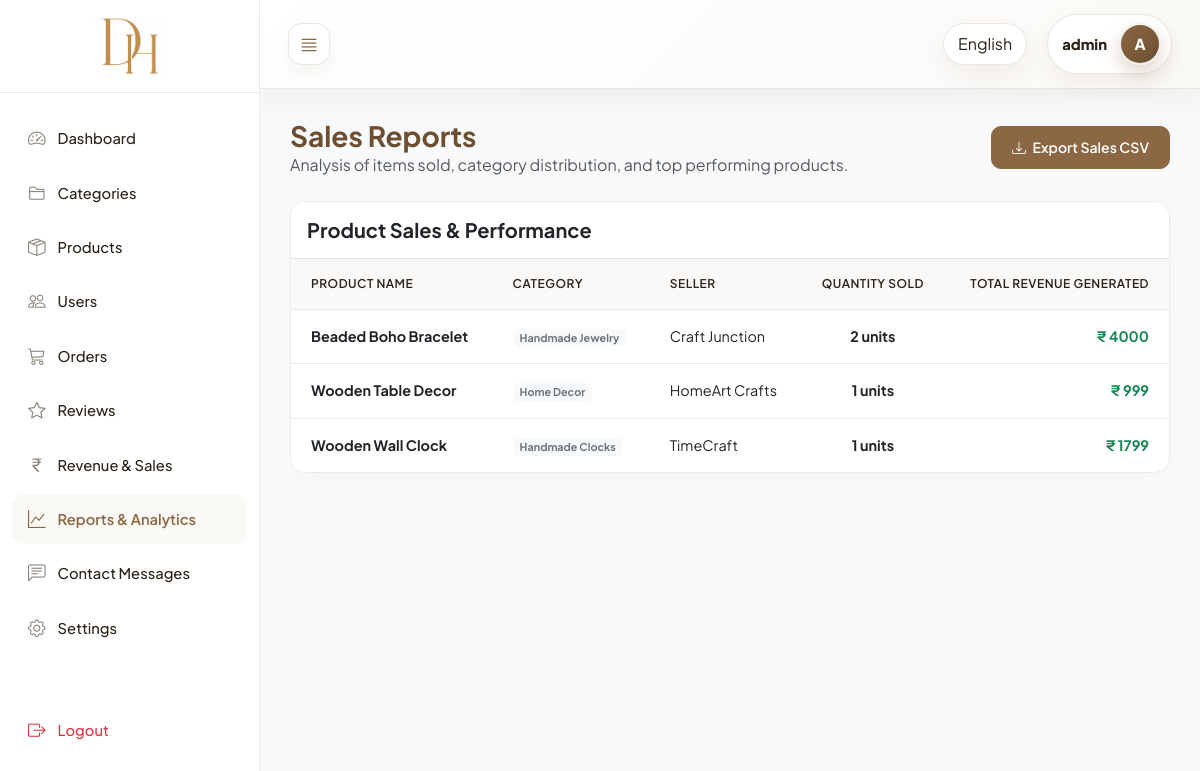
Page /custom-admin/reports/sales/ (signed in) on the committed database.
### core/models.py (models this page shows, shortened)
class Product(models.Model):
    category = models.ForeignKey(
        Category,
        on_delete=models.CASCADE,
        related_name="products",
    )
    product_name_en = models.CharField(max_length=150)
    product_name_hi = models.CharField(max_length=150, blank=True, default="")
    product_image = models.ImageField(
        upload_to="product_images/", blank=True, null=True
    )
    price = models.DecimalField(max_digits=10, decimal_places=2)
    stock = models.PositiveIntegerField()
    description_en = models.TextField()
    description_hi = models.TextField(blank=True, default="")
    seller_name = models.CharField(max_length=150)
    created_at = models.DateTimeField(auto_now_add=True)
    is_available = models.BooleanField(default=True)
    class Meta:
        ordering = ["-created_at"]
        verbose_name = "Product"
        verbose_name_plural = "Products"

### core/views_admin.py (the view, shortened to what this page needs)
# urls.py: path("custom-admin/reports/sales/", views_admin.admin_reports_sales, name="admin_reports_sales"),
@custom_admin_required
def admin_reports_sales(request):
    export_csv = request.GET.get("export", "") == "csv"
    product_sales = (
        OrderItem.objects.filter(order__is_paid=True)
        .values(
            "product__product_name_en",
            "product__product_name_hi",
            "product__seller_name",
            "product__category__name_en",
            "product__category__name_hi",
        )
        .annotate(
            items_sold=Sum("quantity"),
            total_revenue=Sum("line_total"),
        )
        .order_by("-items_sold")
    )
    product_sales = [
        {
            **item,
            "product_name": (
                item["product__product_name_hi"] or item["product__product_name_en"]
                if get_language() == "hi"
                else item["product__product_name_en"] or item["product__product_name_hi"]
            ),
            "category_name": (
                item["product__category__name_hi"] or item["product__category__name_en"]
                if get_language() == "hi"
                else item["product__category__name_en"] or item["product__category__name_hi"]
            ),
        }
        for item in product_sales
    ]
    return render(request, "admin_panel/reports/sales.html", {"product_sales": product_sales})

### core/context_processors.py (called while the page is built)
def cart_count(request):
    registration_id = request.session.get("registration_id")
    if not registration_id:
        return {"cart_count": 0}
    quantities = Cart.objects.filter(user_id=registration_id).values_list(
        "quantity", flat=True
    )
    return {"cart_count": sum(quantities)}

def currency_context(request):
    currency = get_user_currency(request)
    return {
        "currency_code": currency["code"],
        "currency_symbol": currency["symbol"],
        "currency_rate": currency["rate"],
    }

### core/currency_utils.py (called while the page is built, shortened)
def get_currency_from_phone(mobile):
    if not mobile:
        return {"code": "INR", "symbol": "₹", "rate": 1.0}
    mobile = mobile.strip()
    if mobile.startswith("+91"):
        return {"code": "INR", "symbol": "₹", "rate": 1.0}
    elif mobile.startswith("+44"):
        return {"code": "GBP", "symbol": "£", "rate": 0.0094}
    elif mobile.startswith("+971"):
        return {"code": "AED", "symbol": "د.إ", "rate": 0.044}
    elif mobile.startswith("+61"):
        return {"code": "AUD", "symbol": "A$", "rate": 0.018}
    elif mobile.startswith("+64"):
        return {"code": "NZD", "symbol": "NZ$", "rate": 0.020}
    return {"code": "INR", "symbol": "₹", "rate": 1.0}

def convert_price(amount, request=None):
    if amount is None:
        return ""
    try:
        amount_float = float(amount)
    except (ValueError, TypeError):
        return amount
    currency = get_user_currency(request)
    converted = amount_float * currency["rate"]
    if currency["code"] == "INR":
        return f"{currency['symbol']} {int(round(converted))}"
    else:
        return f"{currency['symbol']} {converted:.2f}"

### core/templatetags/currency_filters.py (called while the page is built)
@register.filter(name='convert_price')
def convert_price_filter(value, request=None):
    return convert_price(value, request)

### core/views_admin.py (called while the page is built)
def custom_admin_required(view_func):
    @wraps(view_func)
    def wrapper(request, *args, **kwargs):
        if not request.session.get("is_admin_logged_in"):
            messages.error(request, _("Please login as admin to access this panel."))
            return redirect("core:admin_login")
        return view_func(request, *args, **kwargs)
    return wrapper

### templates/admin_panel/reports/sales.html (shortened to what this page needs)
{% extends "admin_panel/base.html" %}
{% load i18n %}
{% load currency_filters %}
{% block active_sales %}active{% endblock %}
{% block admin_content %}
<div class="d-flex flex-column flex-sm-row justify-content-between align-items-sm-center gap-3 mb-4">
    <div>
        <h1 class="h3 mb-0 fw-bold" style="color: var(--admin-primary-dark);">{% translate "Sales Reports" %}</h1>
        <p class="text-muted mb-0">{% translate "Analysis of items sold, category distribution, and top performing products." %}</p>
    </div>
    <div>
        <a href="?export=csv" class="btn btn-admin btn-admin-primary">
            <i class="bi bi-download me-1"></i> {% translate "Export Sales CSV" %}
        </a>
    </div>
</div>
<div class="admin-table-container">
    <div class="p-3 border-bottom bg-white d-flex justify-content-between align-items-center">
        <h5 class="mb-0 fw-bold text-dark">{% translate "Product Sales & Performance" %}</h5>
    </div>
    <table class="table admin-table align-middle">
        <thead>
            <tr>
                <th>{% translate "Product Name" %}</th>
                <th>{% translate "Category" %}</th>
                <th>{% translate "Seller" %}</th>
                <th class="text-center">{% translate "Quantity Sold" %}</th>
                <th class="text-end">{% translate "Total Revenue Generated" %}</th>
            </tr>
        </thead>
        <tbody>
            {% for item in product_sales %}
            <tr>
                <td><strong class="text-dark">{{ item.product_name }}</strong></td>
                <td><span class="badge bg-light text-secondary">{{ item.category_name }}</span></td>
                <td>{{ item.product__seller_name }}</td>
                <td class="text-center fw-bold">{{ item.items_sold }} {% translate "units" %}</td>
                <td class="text-end text-success fw-bold">{{ item.total_revenue|convert_price:request }}</td>
            </tr>
            {% empty %}
            <tr>
                <td colspan="5" class="text-center py-4 text-muted">{% translate "No sales items have been logged yet." %}</td>
            </tr>
            {% endfor %}
        </tbody>
    </table>
</div>
{% endblock %}

### templates/admin_panel/base.html (style rules this page uses)
:root { --admin-primary: #8b6744; --admin-primary-dark: #6d4e31; --admin-primary-light: #fbf9f6; --admin-text-dark: #2c2318; --admin-text-muted: #8c857b; --admin-bg-light: #f8f9fa; --admin-border: #e9ecef; --admin-sidebar-width: 260px; --admin-sidebar-collapsed-width: 70px; --font-display: 'Plus Jakarta Sans', sans-serif; --font-body: 'Plus Jakarta Sans', sans-serif; }
body { font-family: var(--font-body); background-color: var(--admin-bg-light); color: var(--admin-text-dark); min-height: 100vh; overflow-x: hidden; }
.admin-table-container { background: #ffffff; border: 1px solid var(--admin-border); border-radius: 16px; overflow: hidden; box-shadow: 0 4px 12px rgba(44, 35, 24, 0.02); }
.admin-table { margin-bottom: 0; font-size: 0.9rem; }
.admin-table th { background-color: #faf9f8; color: var(--admin-text-dark); font-weight: 600; text-transform: uppercase; font-size: 0.75rem; letter-spacing: 0.5px; padding: 16px 20px; border-bottom: 1px solid var(--admin-border); }
.admin-table td { padding: 16px 20px; vertical-align: middle; border-bottom: 1px solid var(--admin-border); }
.admin-table tr:last-child td { border-bottom: none; }
.btn-admin { border-radius: 10px; padding: 10px 20px; font-weight: 600; font-size: 0.88rem; transition: background-color 0.2s ease, border-color 0.2s ease, color 0.2s ease, box-shadow 0.2s ease; }
.btn, .btn:hover, .btn:focus, .btn:active, .btn.active { opacity: 1; visibility: visible; }
.btn-admin-primary { --bs-btn-color: #ffffff; --bs-btn-bg: var(--admin-primary); --bs-btn-border-color: var(--admin-primary); --bs-btn-hover-color: #ffffff; --bs-btn-hover-bg: var(--admin-primary-dark); --bs-btn-hover-border-color: var(--admin-primary-dark); --bs-btn-focus-shadow-rgb: 139, 103, 68; --bs-btn-active-color: #ffffff; --bs-btn-active-bg: var(--admin-primary-dark); --bs-btn-active-border-color: var(--admin-primary-dark); background-color: var(--admin-primary); color: #ffffff; border: 1px solid var(--admin-primary); }

### rows in the picture
Product: product_name "Beaded Boho Bracelet", category_name "Handmade Jewelry", product__seller_name "Craft Junction", items_sold "2", total_revenue|convert_price "₹ 4000"
Product: product_name "Wooden Table Decor", category_name "Home Decor", product__seller_name "HomeArt Crafts", items_sold "1", total_revenue|convert_price "₹ 999"
Product: product_name "Wooden Wall Clock", category_name "Handmade Clocks", product__seller_name "TimeCraft", items_sold "1", total_revenue|convert_price "₹ 1799"

### other values in the picture
{{ request.session.admin_username|default:"Admin" }} "admin"
